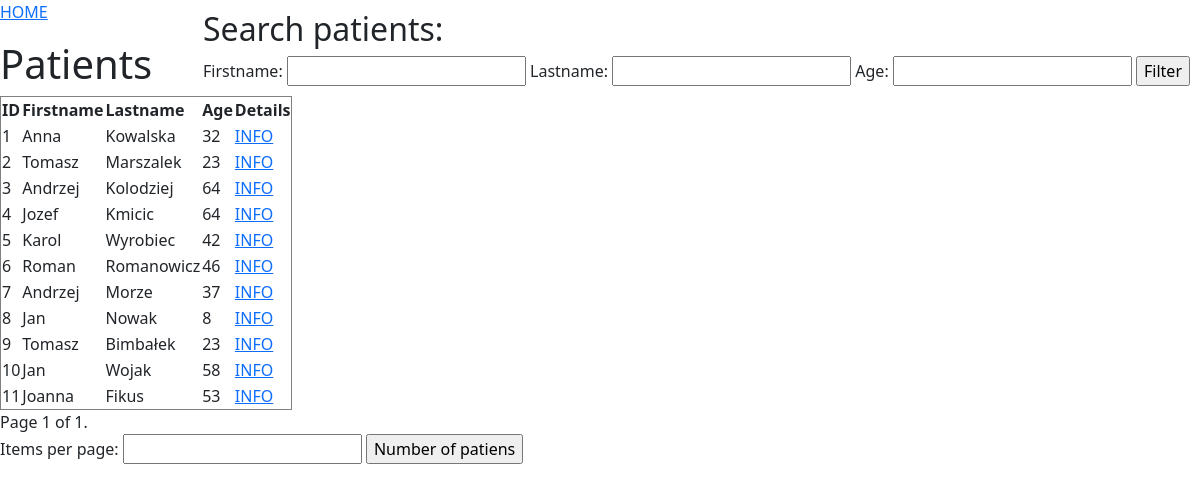
The page /patients/ on the database as committed earlier.
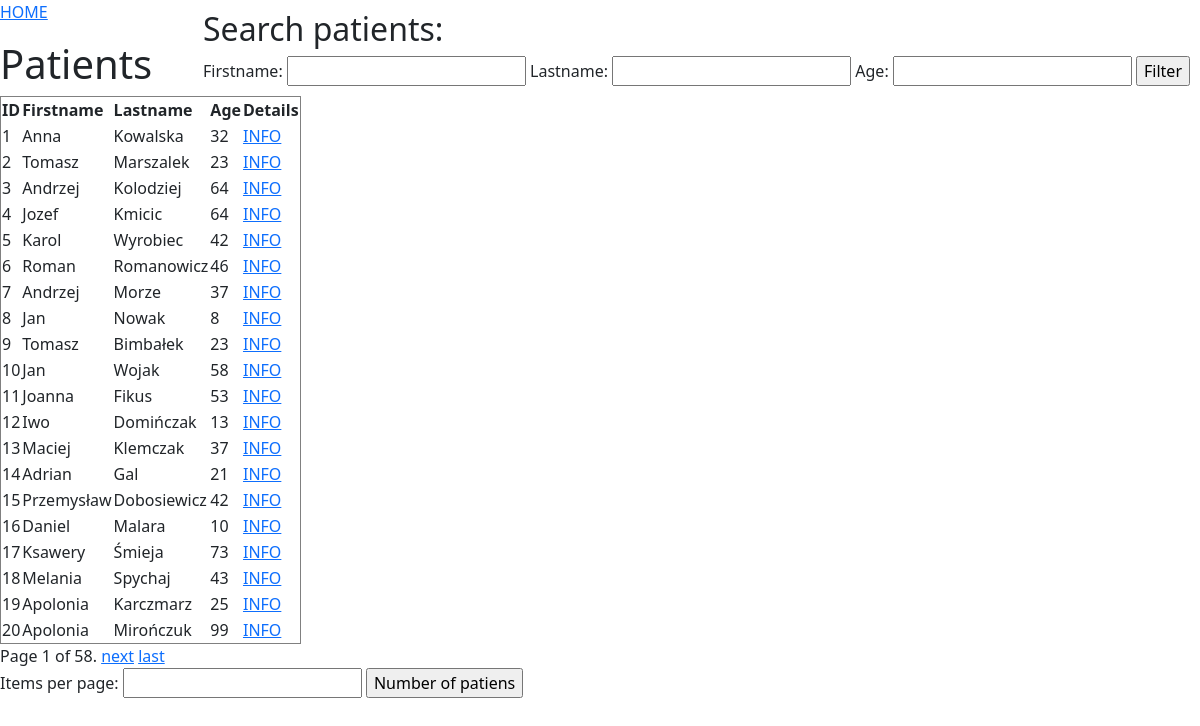
The same page on the database as committed later.
### patients/models.py (models this page shows, shortened)
class Patient(models.Model):
    SEX = {
        "M": "Male",
        "F": "Female",
    }
    firstname = models.CharField(max_length=255)
    lastname = models.CharField(max_length=255)
    birthdate = models.DateField(null=True)
    sex = models.CharField(max_length=8, choices=SEX, null=True)
    login = models.CharField(max_length=255, null=True)
    password = models.CharField(max_length=255, null=True)
    image = models.ImageField(null=True, upload_to='images/')

### patients/views.py (the view)
# urls.py: path('', include('patients.urls'))
def patients(request: HttpRequest):
    patients = models.Patient.objects.all().values()
    form = forms.PatientSearchForm(request.GET)
    mess = ""
    for p in patients:
        if not p['birthdate']:
            age = 0
        else:
            patient_birth = int(p['birthdate'].strftime("%Y"))
            today = datetime.datetime.today().year
            age = today - patient_birth
        p['age'] = age
    if form.is_valid():
        lastname = form.cleaned_data.get('lastname')
        if lastname:
            patients = patients.filter(lastname__icontains=lastname)
        firstname = form.cleaned_data.get('firstname')
        if firstname:
            patients = patients.filter(firstname__icontains=firstname)
        age = form.cleaned_data.get('age')
        if age:
            patients = patients.filter(birthdate__year=today-age)
        if not patients.exists():
            patients = models.Patient.objects.all().values()
            mess = "Don't find the patient"
        items_per_page = form.cleaned_data.get('items_per_page') or 20
        for p in patients:
            if not p['birthdate']:
                age = 0
            else:
                patient_birth = int(p['birthdate'].strftime("%Y"))
                today = datetime.datetime.today().year
                age = today - patient_birth
            p['age'] = age
    else:
        items_per_page = 20
    paginator = Paginator(patients, items_per_page + 1)
    page_number = request.GET.get('page', 1)
    page_obj = paginator.get_page(page_number)
    query_params = request.GET.copy()
    if 'page' in query_params:
        del query_params['page']
    return render(request, "all_patients.html", {
        'patient': page_obj,
        'form': form,
        'mess': mess,
        'query_params': query_params.urlencode()
    })

### patients/forms.py
class PatientSearchForm(forms.Form):
    firstname = forms.CharField(required=False)
    lastname = forms.CharField(required=False)
    age = forms.IntegerField(required=False)
    items_per_page = forms.IntegerField(min_value=1, initial=20, required=False, label='Items per page')

### patients/templates/all_patients.html (shortened to what this page needs)
{% extends "master.html" %}
{% block content %}
  <p><a href="/">HOME</a></p>
  <h1>Patients</h1>
  <div class="search-container">
      <h2>Search patients:</h2>
      <form method="get" id="searchForm">
          <div>
              {{ form.firstname.label_tag }} {{ form.firstname }}
              {{ form.lastname.label_tag }} {{ form.lastname }}
              {{form.age.label_tag}} {{form.age}}
              <input type="submit" value="Filter">
          </div>
      </form>
  </div>
  <table border='1'>
    <tr>
      <th>ID</th>
      <th>Firstname</th>
      <th>Lastname</th>
      <th>Age</th>
      <th>Details</th>
    </tr>
    {% for patient in patient %}
        {% if patient.id != 0 %}
        <tr>
          <td>{{ patient.id }}</td>
          <td>{{ patient.firstname }}</td>
          <td>{{ patient.lastname }}</td>
          <td>{{patient.age}}</td>
          <td><a href=./details/{{ patient.id }}>INFO</a></td>
        </tr>
        {% endif %}
    {% endfor %}
  </table>
  <div class="pagination">
    <span class="step-links">
        <span class="current">
            Page {{ patient.number }} of {{ patient.paginator.num_pages }}.
        </span>
        {% if patient.has_next %}
            <a href="?page={{ patient.next_page_number }}&{{ query_params }}">next</a>
            <a href="?page={{ patient.paginator.num_pages }}&{{ query_params }}">last</a>
        {% endif %}
    </span>
  </div>
<form method="get" id="pagin">
    <div class="paginator">
        {{ form.items_per_page.label_tag }} {{ form.items_per_page }}
        <input type="submit" value="Number of patiens">
    </div>
</form>
{% endblock %}

### patients/templates/master.html (shortened to what this page needs)
<!DOCTYPE html>
{% load static %}
<html lang="en">
<head>
    <link href="https://cdn.jsdelivr.net/npm/bootstrap@5.1.3/dist/css/bootstrap.min.css" rel="stylesheet">
    <link rel="stylesheet" href="https://cdn.jsdelivr.net/npm/bootstrap-icons@1.10.4/font/bootstrap-icons.css">
</head>
<body>
    {% block content %}{% endblock %}
</body>
</html>

Rows that differ between the two databases and show on the page:
added Patient: id "12", firstname "Iwo", lastname "Domińczak", age "13"
added Patient: id "13", firstname "Maciej", lastname "Klemczak", age "37"
added Patient: id "14", firstname "Adrian", lastname "Gal", age "21"
added Patient: id "15", firstname "Przemysław", lastname "Dobosiewicz", age "42"
added Patient: id "16", firstname "Daniel", lastname "Malara", age "10"
added Patient: id "17", firstname "Ksawery", lastname "Śmieja", age "73"
added Patient: id "18", firstname "Melania", lastname "Spychaj", age "43"
added Patient: id "19", firstname "Apolonia", lastname "Karczmarz", age "25"
added Patient: id "20", firstname "Apolonia", lastname "Mirończuk", age "99"
Other text that changed with them:
{{ patient.paginator.num_pages }}: "1" → "58"
text now shown: "next last"
